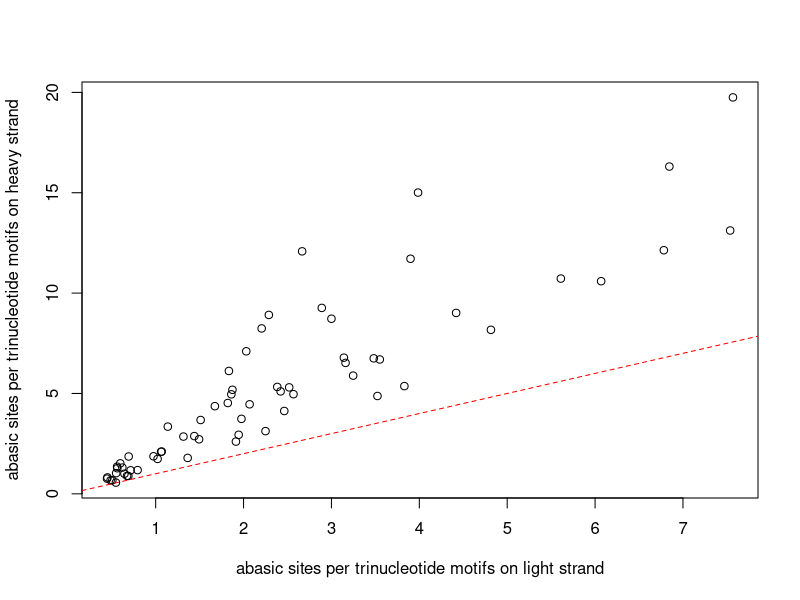
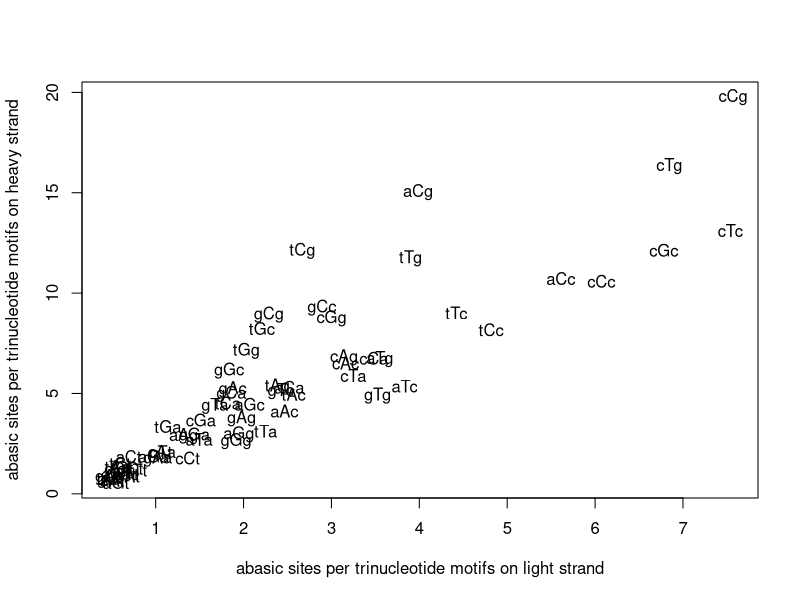
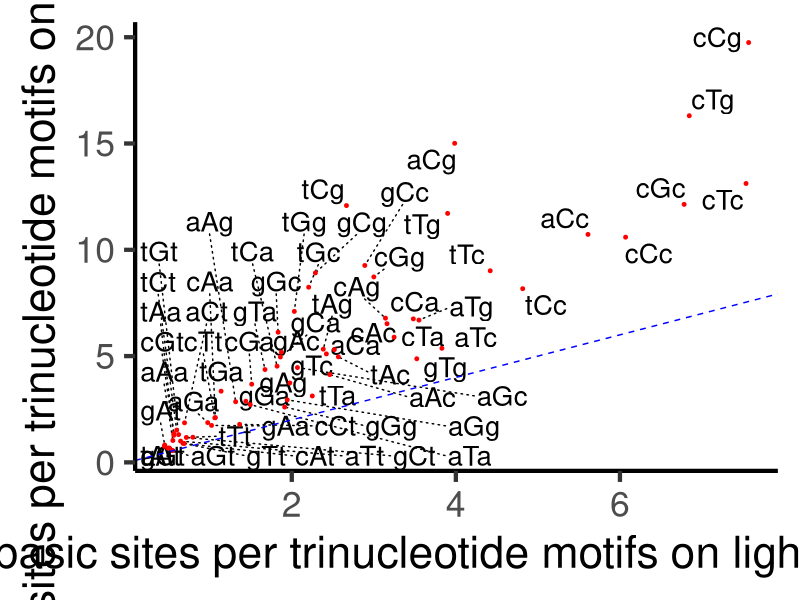

These figures' R source, in order: (Note: this script raises an error after producing the figures.)
## ---- chunk 1
knitr::opts_chunk$set(echo = TRUE)
rm(list=ls(all=TRUE))
library(knitr)
# library(tidyverse)
# library(kableExtra)
library(ggplot2)
library(ggrepel)
options(ggrepel.max.overlaps = Inf)

## ---- chunk 2

AB = read.table('data/AbasicSitesMtDNAcontext_HLcompare.csv', sep = ';', header=TRUE)
head(AB)
## ---- chunk 3
dim(AB)
cor.test(AB$avgL,AB$avgH, method = 'spearman')
plot(AB$avgL,AB$avgH, ylab = 'abasic sites per trinucleotide motifs on heavy strand', xlab = 'abasic sites per trinucleotide motifs on light strand')
abline(a=0, b=1, col = 'red', lty = 2)
plot(AB$avgL,AB$avgH,pch = '', ylab = 'abasic sites per trinucleotide motifs on heavy strand', xlab = 'abasic sites per trinucleotide motifs on light strand')
text(AB$avgL,AB$avgH,AB$origtriH)
## ---- chunk 4
ggplot(AB, aes(avgL, avgH, label = origtriH)) +
  geom_text_repel(segment.linetype=3, size=7) +
  geom_point(color = 'red', size=1) +
  theme_classic(base_size = 32) +
  ylab('Abasic sites per trinucleotide motifs on heavy strand') +
  xlab('Abasic sites per trinucleotide motifs on light strand') +
  geom_abline(slope = 1,
              intercept = 0,
              color="blue",
              linetype = "dashed")
# png("mtcars.png")
ggsave("figures/h_vs_l.pdf", device = "pdf", width = 12, height = 12)
## ---- chunk 5
AB$AbasicSiteOnHeavyStrand = ''
for (i in 1:nrow(AB))
{ # i = 1
AB$AbasicSiteOnHeavyStrand[i] = unlist(strsplit(AB$origtriH[i],''))[2]
}

wilcox.test(AB[AB$AbasicSiteOnHeavyStrand == 'C',]$avgH, AB[AB$AbasicSiteOnHeavyStrand != 'C',]$avgH)
boxplot(AB[AB$AbasicSiteOnHeavyStrand == 'C',]$avgH, AB[AB$AbasicSiteOnHeavyStrand != 'C',]$avgH, notch = TRUE, names = c('C','ATG'))
boxplot(AB[AB$AbasicSiteOnHeavyStrand == 'A',]$avgH, AB[AB$AbasicSiteOnHeavyStrand == 'T',]$avgH, AB[AB$AbasicSiteOnHeavyStrand == 'G',]$avgH, AB[AB$AbasicSiteOnHeavyStrand == 'C',]$avgH, notch = TRUE, names = c('A','T','G','C'))

